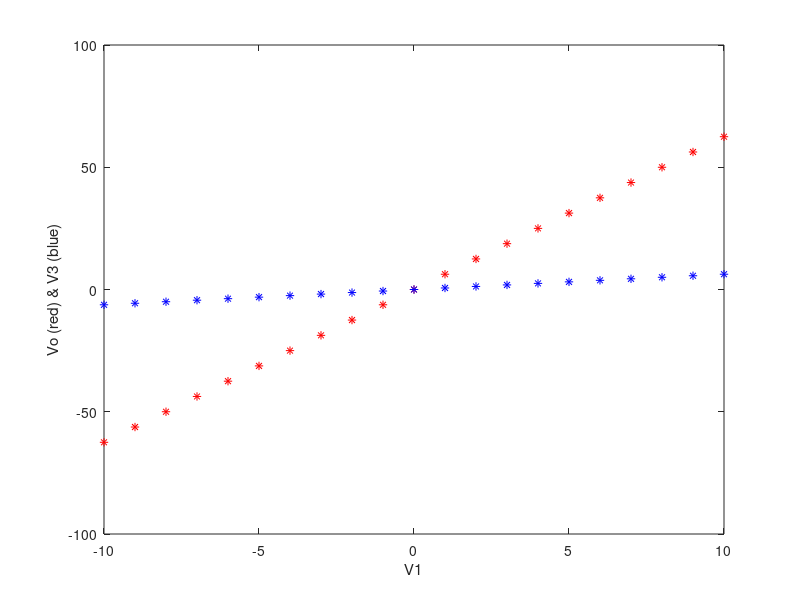
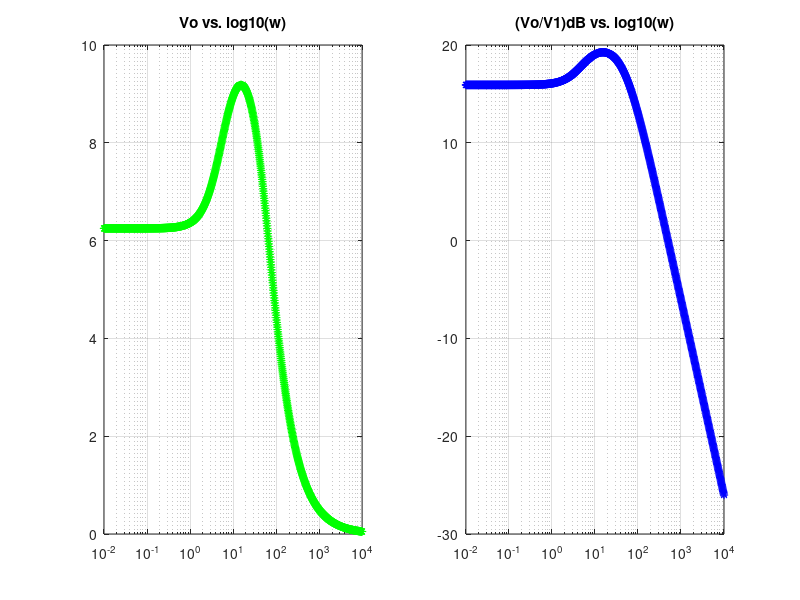

Write MATLAB code to recreate these figures, in order. (Note: this script raises an error after producing the figures.)
G=[10 -1 0 0;10 0 -1 0;100000 0 0 -1000.1;1 0 1.5 0];
C=[0 0 0 0;0.2 0 0 0;0 0 0 0;0 0 0.25 0];
% % % V=[I3;V3;V2;Vo];
figure(1)
for V1=-10:1:10
    FDC=[0;0;0;V1];
    DC=G\FDC;
    plot(V1,DC(4),'r*');
    hold on
    plot(V1,DC(2),'b*');
    hold on
end
xlabel('V1');
ylabel('Vo (red) & V3 (blue)');

figure(2)
for w=logspace(-2,4,1000)
    FAC=[0;0;0;1+0.25*w*1i];
    left=G+C*w*1i;
    AC=left\FAC;
    Vo=abs(AC(4));
    subplot(1,2,1),semilogx(w,Vo,'g*');
    title('Vo vs. log10(w)');
    hold on
    grid on
    subplot(1,2,2),semilogx(w,20*log10(Vo),'b*');
    title('(Vo/V1)dB vs. log10(w)');
    hold on
    grid on
end

w=pi;
n=500;
c=zeros(1,n);
gain=zeros(1,n);
for m=1:n
    c(m)=normrnd(0.25,0.05);
    nC=[0 0 0 0;0.2 0 0 0;0 0 0 0;0 0 c(m) 0];
    nFAC=[0;0;0;1+c(m)*w*1i];
    nleft=G+nC*w*1i;
    nAC=nleft\nFAC;
    nVo=abs(nAC(4));
    gain(m)=20*log10(nVo);
end
figure(3)
histogram(gain);